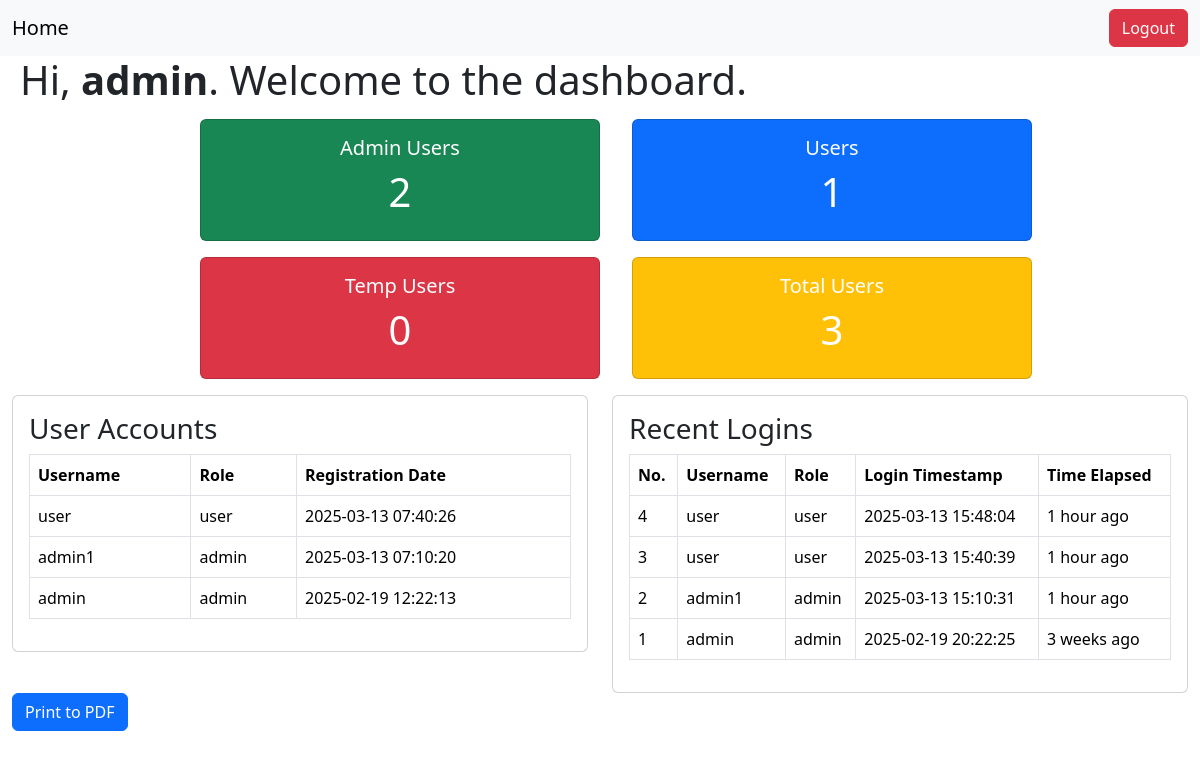
Page /admin/dashboard.php (signed in) on the committed database.
### tables this page shows
CREATE TABLE `users` (
  `id` int(11) NOT NULL,
  `username` varchar(50) NOT NULL,
  `password` varchar(255) NOT NULL,
  `user_type` enum('admin','user') NOT NULL DEFAULT 'user',
  `last_login` datetime DEFAULT NULL,
  `created_at` timestamp NOT NULL DEFAULT current_timestamp()
);

### admin/dashboard.php (the view, shortened to what this page needs)
<?php
require_once "../db/config.php";
function getUserStatistics($pdo) {
    $stats = [
        "admin" => 0,
        "user" => 0,
        "temp-user" => 0,
        "total" => 0
    ];
    $sql = "SELECT user_type, COUNT(*) as count FROM users GROUP BY user_type";
    if ($stmt = $pdo->prepare($sql)) {
        if ($stmt->execute()) {
            while ($row = $stmt->fetch(PDO::FETCH_ASSOC)) {
                $stats[$row["user_type"]] = $row["count"];
            }
        }
    }
    $stats["total"] = array_sum($stats);
    return $stats;
}
$userStats = getUserStatistics($pdo);
$userAccounts = [];
$sql = "SELECT username, user_type, created_at FROM users ORDER BY created_at DESC";
if ($stmt = $pdo->prepare($sql)) {
    if ($stmt->execute()) {
        $userAccounts = $stmt->fetchAll(PDO::FETCH_ASSOC);
    }
}
$recentLogins = [];
$sql = "SELECT l.login_id, u.username, u.user_type, l.login_time FROM login_logs l JOIN users u ON l.user_id = u.id ORDER BY l.login_time DESC LIMIT 10";
if ($stmt = $pdo->prepare($sql)) {
    if ($stmt->execute()) {
        $recentLogins = $stmt->fetchAll(PDO::FETCH_ASSOC);
    }
}
?>
<!DOCTYPE html>
<html lang="en">
<head>
    <link href="https://cdn.jsdelivr.net/npm/bootstrap@5.3.3/dist/css/bootstrap.min.css" rel="stylesheet">
</head>
<body>
    <nav class="navbar navbar-expand-lg bg-body-tertiary">
        <div class="container-fluid">
            <a class="navbar-brand" href="dashboard.php">Home</a>
            <div class="collapse navbar-collapse" id="navbarSupportedContent">
                <form class="d-flex" role="search">
                    <a href="../logout.php" class="btn btn-danger">Logout</a>
                </form>
            </div>
        </div>
    </nav>
    <h1 style="margin-left:20px">Hi, <b><?php echo htmlspecialchars($_SESSION["username"]); ?></b>. Welcome to the dashboard.</h1>
<div id="dashboardContent">
    <div class="flex-container">
        <div class="card text-bg-success mb-3">
            <div class="card-body">
                <h5 class="card-title">Admin Users</h5>
                <h1 id="totalAdmins"><?php echo $userStats['admin']; ?></h1>
            </div>
        </div>
        <div class="card text-bg-primary mb-3">
            <div class="card-body">
                <h5 class="card-title">Users</h5>
                <h1 id="totalUsers"><?php echo $userStats['user']; ?></h1>
            </div>
        </div>
        <div class="card text-bg-danger text-white mb-3">
            <div class="card-body">
                <h5 class="card-title">Temp Users</h5>
                <h1 id="totalTempUsers"><?php echo $userStats['temp-user']; ?></h1>
            </div>
        </div>
        <div class="card text-bg-warning text-white mb-3">
            <div class="card-body">
                <h5 class="card-title">Total Users</h5>
                <h1 id="totalAllUsers"><?php echo $userStats['total']; ?></h1>
            </div>
        </div>
    </div>
    <div class="container-fluid">
        <div class="row">
            <div class="col">
                <div class="card">
                    <div class="card-body">
                        <h3>User Accounts</h3>
                        <table id="userAccounts" class="table table-bordered">
                            <thead>
                                <tr>
                                    <th>Username</th>
                                    <th>Role</th>
                                    <th>Registration Date</th>
                                </tr>
                            </thead>
                            <tbody>
                                <?php foreach ($userAccounts as $user): ?>
                                <tr>
                                    <td><?php echo htmlspecialchars($user['username']); ?></td>
                                    <td><?php echo htmlspecialchars($user['user_type']); ?></td>
                                    <td><?php echo date("Y-m-d H:i:s", strtotime($user['created_at'])); ?></td>
                                </tr>
                                <?php endforeach; ?>
                            </tbody>
                        </table>
                    </div>
                </div>
            </div>
            <div class="col">
                <div class="card">
                    <div class="card-body">
                        <h3>Recent Logins</h3>
                        <table id="recentLogin" class="table table-bordered">
                            <thead>
                                <tr>
                                    <th>No.</th>
                                    <th>Username</th>
                                    <th>Role</th>
                                    <th>Login Timestamp</th>
                                    <th>Time Elapsed</th>
                                </tr>
                            </thead>
                            <tbody>
                                <?php foreach ($recentLogins as $login): ?>
                                <tr data-login-time="<?php echo htmlspecialchars($login['login_time']); ?>">
                                    <td><?php echo htmlspecialchars($login['login_id']); ?></td>
                                    <td><?php echo htmlspecialchars($login['username']); ?></td>
                                    <td><?php echo htmlspecialchars($login['user_type']); ?></td>
                                    <td><?php echo date("Y-m-d H:i:s", strtotime($login['login_time'])); ?></td>
                                    <td class="time-elapsed"></td>
                                </tr>
                                <?php endforeach; ?>
                            </tbody>
                        </table>
                    </div>
                </div>
            </div>
        </div>
        <button class="btn btn-primary" onclick="printToPDF()">Print to PDF</button>
    </div>
</div>
</body>
</html>

### admin/dashboard.php (style rules this page uses)
.flex-container { display: flex; flex-direction: wrap; flex-wrap: wrap; justify-content: center; margin-top: 15px; }
.flex-container > div { background-color: #f1f1f1; width: 400px; margin-left: 2rem; text-align: center; }

### rows in the picture
users: username "user", user_type "user", created_at "2025-03-13 07:40:26"
users: username "admin1", user_type "admin", created_at "2025-03-13 07:10:20"
users: username "admin", user_type "admin", created_at "2025-02-19 12:22:13"

### other values in the picture
$_SESSION["username"] "admin"
$userStats['admin'] "2"
$userStats['user'] "1"
$userStats['temp-user'] "0"
$userStats['total'] "3"
$login['login_id'] "4"
$login['username'] "user"
$login['user_type'] "user"
date("Y-m-d H:i:s", strtotime($login['login_time'])) "2025-03-13 15:48:04"
$login['login_id'] "3"
date("Y-m-d H:i:s", strtotime($login['login_time'])) "2025-03-13 15:40:39"
$login['login_id'] "2"
$login['username'] "admin1"
$login['user_type'] "admin"
date("Y-m-d H:i:s", strtotime($login['login_time'])) "2025-03-13 15:10:31"
